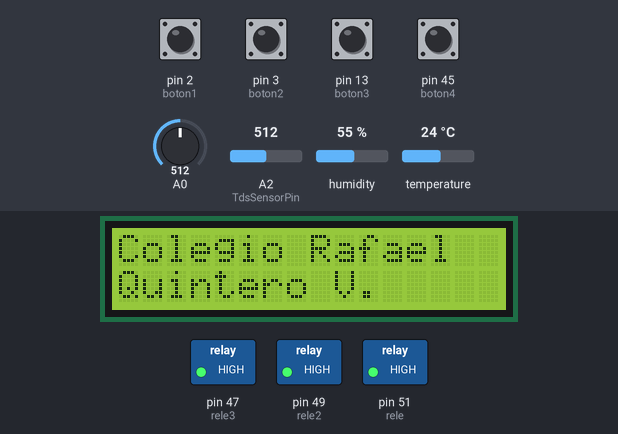
Simulated run of this sketch. Board: Arduino Mega 2560, built with avr-gcc and run on an emulated ATmega2560. Shown: 16×2 character LCD, switched loads named in the sketch (green lamp = pin HIGH). The inputs (shaded band) are chosen by the test bench; at power-on: pin 2 (boton1), pin 3 (boton2), pin 13 (boton3), pin 45 (boton4) LOW, temperature 24 °C, A0 = 512, A2 (TdsSensorPin) = 512, humidity 55 %. What the sketch prints to the serial monitor is not drawn.

Above: at 1.2 s.
1.3 s: pin 3 (boton2) pulled HIGH for 3 s
At 7.6 s:
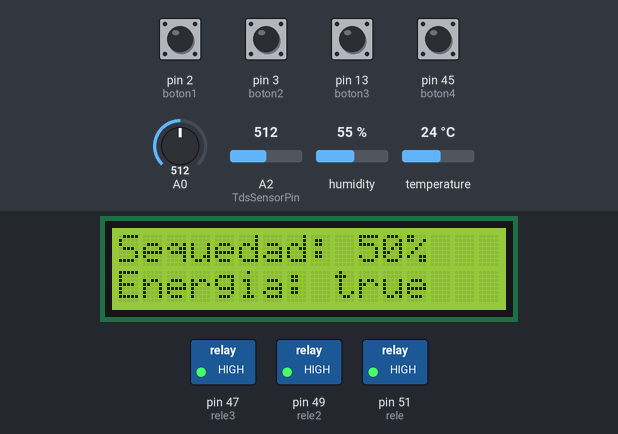
8.6 s: pin 2 (boton1) pulled HIGH for 3 s
At 11.3 s:
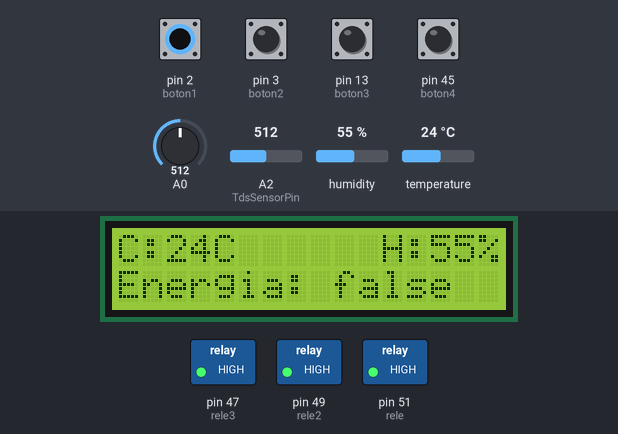
13.1 s: pin 13 (boton3) pulled HIGH for 3 s
At 14.1 s:
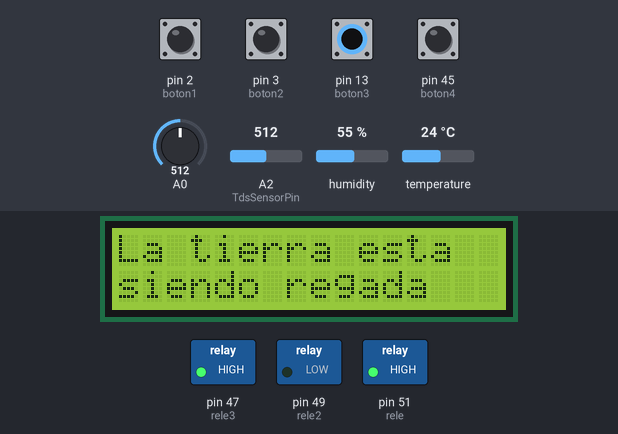
23.7 s: pin 45 (boton4) pulled HIGH for 3 s
At 26.3 s:
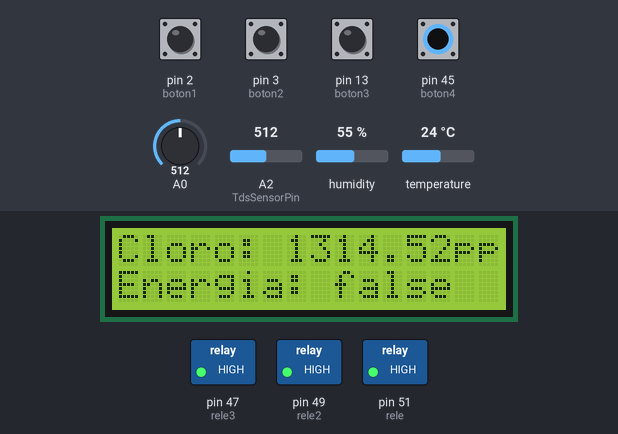
28.2 s: temperature set to 26 °C
32.1 s: temperature set to 29 °C
At 35.8 s:
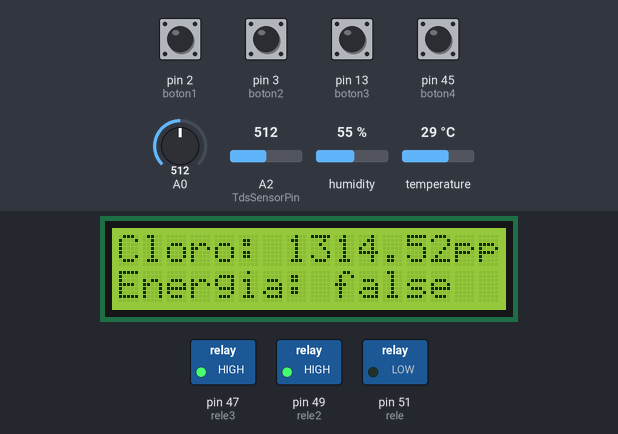
Timing chart, 0 to 37.0 s (numbered marks = the images above; inputs shaded):
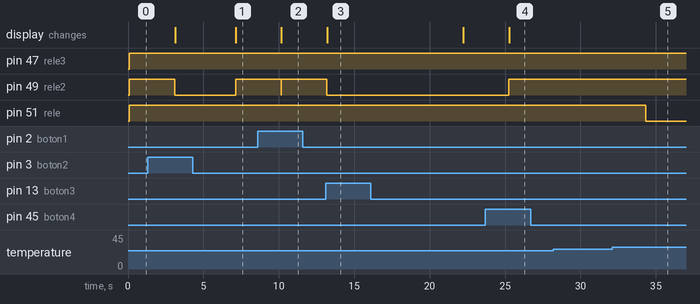

The sketch:

VF.ino
```cpp
#include <dht.h>
#include <LiquidCrystal.h>
#include <EEPROM.h>
#include <GravityTDS.h>

GravityTDS gravityTds;

#define TdsSensorPin A2
#define COLS 16
#define ROWS 2
#define DHT11_PIN 4
dht DHT;

int calorRelt = 28.00;
int seqRelt = 50;
float clRelt = 500;

int tmp;
int hum;
bool voltajeTemp;

String b;
int activador;
bool voltajeSeq;
bool voltajeSeq2;

int sequedad;
int sequedad2;

float temperature = 25, tdsValue = 0;
bool voltajeCl;

const int boton1 = 2;
const int boton2 = 3;
const int boton3 = 13;
const int boton4 = 45;

int botonEstado1 = 0;
int botonEstado2 = 0;
int botonEstado3 = 0;
int botonEstado4 = 0;

int rele = 51;
int rele2 = 49;
int rele3 = 47;

LiquidCrystal lcd(5,6,7,8,9,10);

void setup() {

  Serial.begin(115200);
  pinMode(rele, OUTPUT);
  pinMode(rele2, OUTPUT);
  pinMode(rele3, OUTPUT);
  pinMode(boton1, INPUT);
  pinMode(boton2, INPUT);
  pinMode(boton3, INPUT);
  pinMode(boton4, INPUT);
  gravityTds.setPin(TdsSensorPin);
  gravityTds.setAref(5.0);
  gravityTds.setAdcRange(1024);
  gravityTds.begin();
  lcd.begin(COLS, ROWS);
  lcd.setCursor(0,0);
  lcd.print("Colegio Rafael");
  lcd.setCursor(0,1);
  lcd.print("Quintero V.");

}

void loop() {
  botonEstado1 = digitalRead(boton1);
  botonEstado2 = digitalRead(boton2);
  botonEstado3 = digitalRead(boton3);
  botonEstado4 = digitalRead(boton4);
  float sensorVal = analogRead(A0);
  sequedad = (sensorVal * 100)/1023;
  gravityTds.setTemperature(temperature);
  gravityTds.update();
  tdsValue = gravityTds.getTdsValue();

  DHT.read11(DHT11_PIN);
  if(DHT.temperature >= calorRelt){
      activador = 1;
      voltajeTemp = true;
      reley(activador);
  } else {
      activador = 2;
      voltajeTemp = false;
      reley(activador);
  }
  if (sequedad >= seqRelt){
      activador = 3;
      voltajeSeq = true;
      reley(activador);
  } else {
      activador = 4;
      voltajeSeq = false;
      reley(activador);
  }
  if(tdsValue >= clRelt){
    activador = 6;
    voltajeCl = true;
    Serial.println("Agua contaminada, cambiar");
    reley(activador);
  } else {
    activador = 5;
    voltajeCl = false;
    reley(activador);
  }

  if(botonEstado1 == HIGH) tempLCD(voltajeTemp);
  if(botonEstado2 == HIGH) soilLCD(voltajeSeq,sequedad);
  if(botonEstado3 == HIGH) {
    float sensorVal2 = analogRead(A1);
    sequedad2 = (sensorVal2 * 100)/1023;
    soilLCD(voltajeSeq2,sequedad2);
    if(sequedad2 >= seqRelt) {
      digitalWrite(rele2, LOW);
      Serial.println("--!la tierra está muy seca, motor encendido!--");
      lcd.clear();
      lcd.setCursor(0,0);
      lcd.print("La tierra esta");
      lcd.setCursor(0,1);
      lcd.print("siendo regada");
    }
    else digitalWrite(rele2, HIGH);
    delay(9000);
    lcd.clear();
    soilLCD(voltajeSeq2,sequedad2);
  } else {
    digitalWrite(rele2, HIGH);
  }
  if(botonEstado4 == HIGH) {
    cloroLCD(tdsValue,voltajeCl);
  }
  delay(3000);
}

void reley (int a){

  switch(a){
    case 1: digitalWrite(rele, LOW);
            break;
    case 2: digitalWrite(rele, HIGH);
            break;
    case 3: digitalWrite(rele2, LOW);
            break;
    case 4: digitalWrite(rele2, HIGH);
            break;
    case 5: digitalWrite(rele3, LOW);
            break;
    case 6: digitalWrite(rele3, HIGH);
            break;
  }
}

void tempLCD(bool a){
  tmp = DHT.temperature;
  hum = DHT.humidity;
  a ? b = "true" : b = "false";

  lcd.clear();
  lcd.setCursor(0,0);
  lcd.print("C:");
  lcd.print(tmp);
  lcd.print("C      H:");
  lcd.print(hum);
  lcd.print("%");
  lcd.setCursor(0,1);
  lcd.print("Energia: ");
  lcd.print(b);
  consolaTemp(b);
}

void soilLCD(bool a,int porcentaje){
  a ? b = "true" : b = "false";
  if(a == true) {
    lcd.clear();
    lcd.setCursor(0,0);
    lcd.print("La tierra esta");
    lcd.setCursor(0,1);
    lcd.print("siendo regada");
    delay(4000);
  }
  lcd.clear();
  lcd.setCursor(0,0);
  lcd.print("Sequedad: ");
  lcd.print(porcentaje);
  lcd.print("%");
  lcd.setCursor(0,1);
  lcd.print("Energia: ");
  lcd.print(b);

  consolaSoil(porcentaje);
}

void cloroLCD(float tds, bool a){
  a ? b = "false" : b = "true";
  lcd.clear();
  lcd.setCursor(0,0);
  lcd.print("Cloro: ");
  lcd.print(tds);
  lcd.print("ppm");
  lcd.setCursor(0,1);
  lcd.print("Energia: ");
  lcd.print(b);
  consolaCloro(tds,b);
}

void consolaTemp(String b){
  Serial.println("╔─────────────╗");
  Serial.print("  Temperatura: ");
  Serial.print(DHT.temperature);
  Serial.println(" C");
  Serial.print("  Humedad: ");
  Serial.print(DHT.humidity);
  Serial.println(" %");
  Serial.print("  Voltaje: ");
  Serial.println(b);
  Serial.println("╚─────────────╝");
  Serial.println(" ");
}

void consolaSoil(int b){
  Serial.println("╔─────────────╗");
  Serial.print("  Humedad del suelo: ");
  Serial.print(b);
  Serial.println(" %");
  if(b >= 70){
    Serial.println("La tierra está muy seca");
  } else if ( b <= 30) {
    Serial.println("La tierra está muy humeda");
  }
  Serial.println("╚─────────────╝");
  Serial.println(" ");
}

void consolaCloro(float tds, String b){
  Serial.println("╔─────────────╗");
  Serial.print("  Cloro: ");
  Serial.print(tds);
  Serial.println("ppm");
  Serial.print("  Voltaje: ");
  Serial.println(b);
  Serial.println("╚─────────────╝");
  Serial.println(" ");
}
```

Measured:
- the behaviour switches between 27 and 28 °C on temperature (found by bisection; images 4 and 5)
- after the input at 1.3 s, pin 49 (rele2): HIGH → LOW after 1.8 s, → HIGH 4.0 s later; the display: first changes after 1.8 s (image 1 shows a later state)
- after the input at 8.6 s, pin 49 (rele2): HIGH → LOW after 1.6 s, → HIGH 0.01 s later; the display: changes after 1.6 s (image 2)
- after the input at 13.1 s, pin 49 (rele2): HIGH → LOW after 0.09 s; the display: changes after 0.12 s (image 3)
- after the input at 23.7 s, the display: changes after 1.6 s (image 4)
- after the input at 32.1 s, pin 51 (rele): HIGH → LOW after 2.2 s
